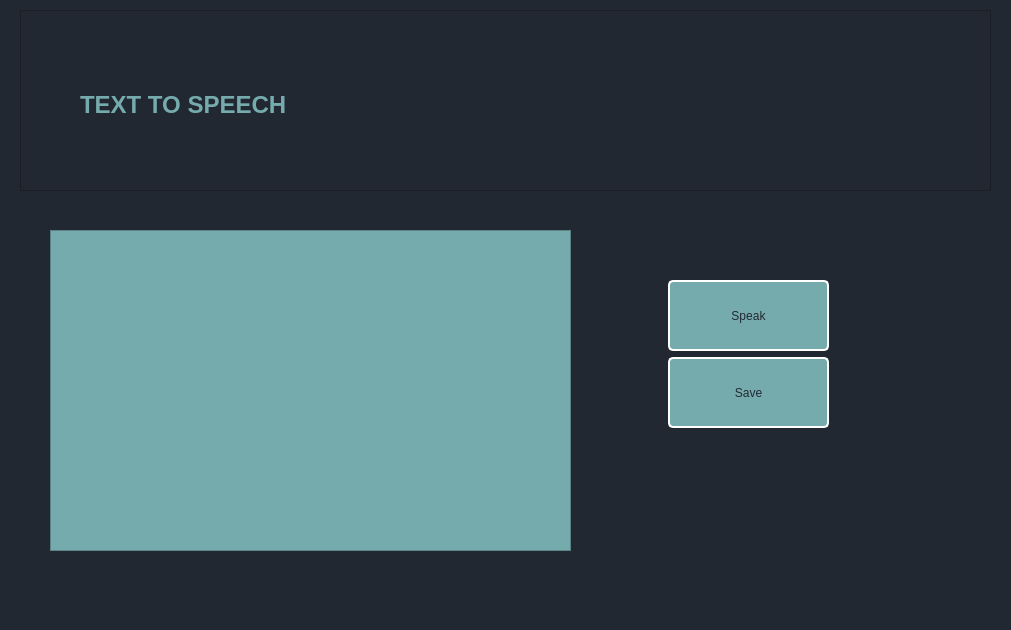
<?xml version="1.0" encoding="UTF-8"?>
<ui version="4.0">
 <class>MainWindow</class>
 <widget class="QMainWindow" name="MainWindow">
  <property name="geometry">
   <rect>
    <x>0</x>
    <y>0</y>
    <width>1011</width>
    <height>630</height>
   </rect>
  </property>
  <property name="windowTitle">
   <string>MainWindow</string>
  </property>
  <property name="styleSheet">
   <string notr="true"> background-color: rgb(34, 40, 49);</string>
  </property>
  <widget class="QWidget" name="centralwidget">
   <widget class="QFrame" name="frame">
    <property name="geometry">
     <rect>
      <x>20</x>
      <y>10</y>
      <width>971</width>
      <height>181</height>
     </rect>
    </property>
    <property name="minimumSize">
     <size>
      <width>971</width>
      <height>181</height>
     </size>
    </property>
    <property name="frameShape">
     <enum>QFrame::StyledPanel</enum>
    </property>
    <property name="frameShadow">
     <enum>QFrame::Raised</enum>
    </property>
    <widget class="QLabel" name="label">
     <property name="geometry">
      <rect>
       <x>60</x>
       <y>30</y>
       <width>871</width>
       <height>131</height>
      </rect>
     </property>
     <property name="text">
      <string>&lt;html&gt;&lt;head/&gt;&lt;body&gt;&lt;p&gt;&lt;span style=&quot; font-size:18pt; font-weight:600; color:#76abae;&quot;&gt;TEXT TO SPEECH&lt;/span&gt;&lt;/p&gt;&lt;/body&gt;&lt;/html&gt;</string>
     </property>
    </widget>
   </widget>
   <widget class="QTextEdit" name="input_texto">
    <property name="geometry">
     <rect>
      <x>50</x>
      <y>230</y>
      <width>521</width>
      <height>321</height>
     </rect>
    </property>
    <property name="minimumSize">
     <size>
      <width>521</width>
      <height>321</height>
     </size>
    </property>
    <property name="styleSheet">
     <string notr="true">    background-color: rgb(118, 171, 174);</string>
    </property>
    <property name="html">
     <string>&lt;!DOCTYPE HTML PUBLIC &quot;-//W3C//DTD HTML 4.0//EN&quot; &quot;http://www.w3.org/TR/REC-html40/strict.dtd&quot;&gt;
&lt;html&gt;&lt;head&gt;&lt;meta name=&quot;qrichtext&quot; content=&quot;1&quot; /&gt;&lt;style type=&quot;text/css&quot;&gt;
p, li { white-space: pre-wrap; }
&lt;/style&gt;&lt;/head&gt;&lt;body style=&quot; font-family:'MS Shell Dlg 2'; font-size:8.25pt; font-weight:400; font-style:normal;&quot;&gt;
&lt;p style=&quot;-qt-paragraph-type:empty; margin-top:0px; margin-bottom:0px; margin-left:0px; margin-right:0px; -qt-block-indent:0; text-indent:0px; color:#000000;&quot;&gt;&lt;br /&gt;&lt;/p&gt;&lt;/body&gt;&lt;/html&gt;</string>
    </property>
   </widget>
   <widget class="QWidget" name="layoutWidget">
    <property name="geometry">
     <rect>
      <x>668</x>
      <y>280</y>
      <width>311</width>
      <height>261</height>
     </rect>
    </property>
    <layout class="QFormLayout" name="formLayout">
     <item row="0" column="0">
      <widget class="QPushButton" name="btn_speak">
       <property name="minimumSize">
        <size>
         <width>161</width>
         <height>71</height>
        </size>
       </property>
       <property name="styleSheet">
        <string notr="true">    background-color: rgb(118, 171, 174);
	

    color: rgb(34, 40, 49); /* Cor do texto */
    border: 2px solid white; /* Borda com 2px de largura e cor branca */
    padding: 10px 20px; /* Espaçamento interno */
    border-radius: 5px; /* Raio da borda */
  </string>
       </property>
       <property name="text">
        <string>Speak</string>
       </property>
      </widget>
     </item>
     <item row="1" column="0">
      <widget class="QPushButton" name="btn_save">
       <property name="minimumSize">
        <size>
         <width>161</width>
         <height>71</height>
        </size>
       </property>
       <property name="styleSheet">
        <string notr="true">    background-color: rgb(118, 171, 174);
	

    color: rgb(34, 40, 49); /* Cor do texto */
    border: 2px solid white; /* Borda com 2px de largura e cor branca */
    padding: 10px 20px; /* Espaçamento interno */
    border-radius: 5px; /* Raio da borda */
    </string>
       </property>
       <property name="text">
        <string>Save</string>
       </property>
      </widget>
     </item>
    </layout>
   </widget>
  </widget>
  <widget class="QMenuBar" name="menubar">
   <property name="geometry">
    <rect>
     <x>0</x>
     <y>0</y>
     <width>1011</width>
     <height>21</height>
    </rect>
   </property>
  </widget>
  <widget class="QStatusBar" name="statusbar"/>
 </widget>
 <resources/>
 <connections/>
</ui>
